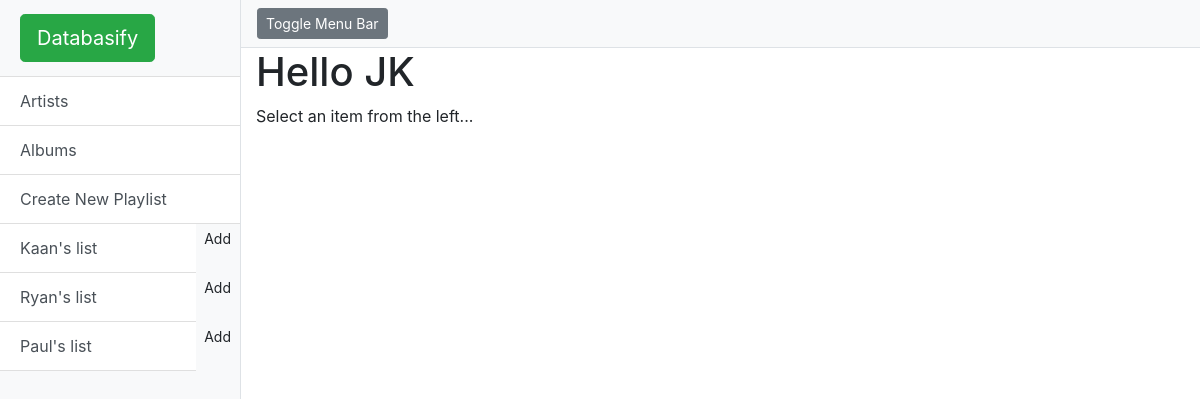
Before: / with the older database file.
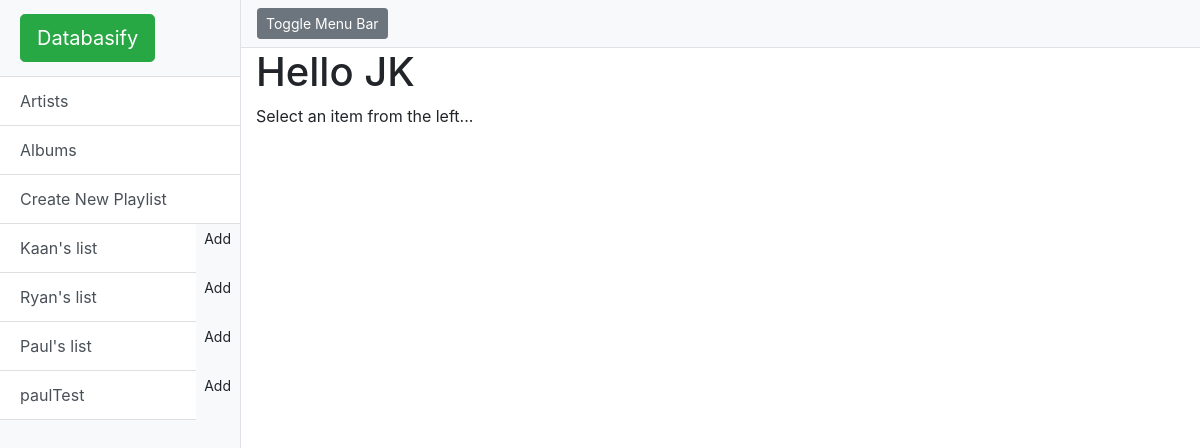
After: the same page with the newer database file.
### model.py (models this page shows)
class Playlist(Base):
    __tablename__ = 'playlist'
    id = Column(Integer, primary_key=True)
    name = Column(String(50), nullable=False)
    user_id = Column(Integer, ForeignKey('user.id'), nullable=False)
    user = relationship(User)

### start.py (the view)
@app.route('/', methods=['GET'])
def index():
    playlists = session.query(Playlist).all()
    return render_template('index.html', title='Playlists', playlists=playlists)

### templates/index.html (shortened to what this page needs)
<!DOCTYPE html>
<html lang="en">
<head>
    <link href="/static/vendor/bootstrap/css/bootstrap.min.css" rel="stylesheet">
    <link href="/static/simple-sidebar.css" rel="stylesheet">
</head>
<body>
<div class="d-flex" id="wrapper">
    <div class="bg-light border-right" id="sidebar-wrapper">
        <div class="sidebar-heading"><a class="btn btn-success btn-lg" data-placement="top" data-toggle="tooltip"
                                        href="/" title="Goes to the main page">Databasify</a></div>
        <div class="list-group list-group-flush">
            <a class="list-group-item list-group-item-action btn btn-success" href="/artist" role="button">Artists</a>
            <a class="list-group-item list-group-item-action btn btn-success" href="/album" role="button">Albums</a>
            <a class="list-group-item list-group-item-action btn btn-success" href="/playlist/new/" role="button">Create
                New Playlist</a>
            {% for playlist in playlists %}
            <div aria-label="Modify Playlist" class="btn-group" role="group"></a>
                <a class="btn list-group-item list-group-item-action btn btn-light" href="/playlist/{{ playlist.id }}/"
                   role="button">{{ playlist.name }}</a>
                <a class="btn btn-sm" data-placement="top" data-toggle="tooltip"
                   href="/playlist/{{ playlist.id }}/new/" role="button"
                   title="Add a new song into {{ playlist.name }} playlist">Add</a>
            </div>
            {% endfor %}
        </div>
    </div>
    <div id="page-content-wrapper">
        <nav class="navbar navbar-expand-lg navbar-light bg-light border-bottom">
            <button class="btn btn-secondary btn-sm" id="menu-toggle">Toggle Menu Bar</button>&nbsp;
        </nav>
        <div class="container-fluid">
            <h1>Hello JK</h1>
            <p>Select an item from the left...</p>
        </div>
    </div>
</div>
</body>
</html>

### static/simple-sidebar.css (style rules this page uses)
body { overflow-x: hidden; }
#sidebar-wrapper { min-height: 100vh; margin-left: -15rem; -webkit-transition: margin .25s ease-out; -moz-transition: margin .25s ease-out; -o-transition: margin .25s ease-out; transition: margin .25s ease-out; }
#sidebar-wrapper .sidebar-heading { padding: 0.875rem 1.25rem; font-size: 1.2rem; }
#sidebar-wrapper .list-group { width: 15rem; }
#page-content-wrapper { min-width: 100vw; }
@media (min-width: 768px) { #sidebar-wrapper { margin-left: 0; } }
@media (min-width: 768px) { #page-content-wrapper { min-width: 0; width: 100%; } }

Changed rows visible on the page:
added Playlist: name "paulTest"
